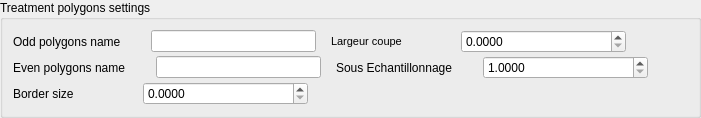
    <widget class="QgsCollapsibleGroupBox" name="mGroupBox_2">
     <property name="sizePolicy">
      <sizepolicy hsizetype="MinimumExpanding" vsizetype="Fixed">
       <horstretch>0</horstretch>
       <verstretch>0</verstretch>
      </sizepolicy>
     </property>
     <property name="minimumSize">
      <size>
       <width>0</width>
       <height>0</height>
      </size>
     </property>
     <property name="maximumSize">
      <size>
       <width>16777215</width>
       <height>16777215</height>
      </size>
     </property>
     <property name="title">
      <string>Treatment polygons settings</string>
     </property>
     <layout class="QVBoxLayout" name="verticalLayout_2">
      <property name="spacing">
       <number>5</number>
      </property>
      <property name="leftMargin">
       <number>10</number>
      </property>
      <property name="topMargin">
       <number>10</number>
      </property>
      <property name="rightMargin">
       <number>10</number>
      </property>
      <property name="bottomMargin">
       <number>10</number>
      </property>
      <item>
       <layout class="QVBoxLayout" name="verticalLayout_5">
        <property name="spacing">
         <number>3</number>
        </property>
        <item>
         <layout class="QHBoxLayout" name="horizontalLayout_14">
          <property name="spacing">
           <number>0</number>
          </property>
          <item>
           <widget class="QLabel" name="oddPolygonsLabel">
            <property name="minimumSize">
             <size>
              <width>100</width>
              <height>0</height>
             </size>
            </property>
            <property name="styleSheet">
             <string notr="true">font: 8pt &quot;MS Shell Dlg 2&quot;;</string>
            </property>
            <property name="text">
             <string>Odd polygons name</string>
            </property>
           </widget>
          </item>
          <item>
           <spacer name="horizontalSpacer_11">
            <property name="orientation">
             <enum>Qt::Horizontal</enum>
            </property>
            <property name="sizeType">
             <enum>QSizePolicy::Fixed</enum>
            </property>
            <property name="sizeHint" stdset="0">
             <size>
              <width>30</width>
              <height>20</height>
             </size>
            </property>
           </spacer>
          </item>
          <item>
           <widget class="QLineEdit" name="oddPolygonsNameLineEdit">
            <property name="sizePolicy">
             <sizepolicy hsizetype="Minimum" vsizetype="Fixed">
              <horstretch>0</horstretch>
              <verstretch>0</verstretch>
             </sizepolicy>
            </property>
            <property name="minimumSize">
             <size>
              <width>165</width>
              <height>18</height>
             </size>
            </property>
            <property name="styleSheet">
             <string notr="true">font: 8pt &quot;MS Shell Dlg 2&quot;;</string>
            </property>
           </widget>
          </item>
          <item>
           <spacer name="horizontalSpacer_22">
            <property name="orientation">
             <enum>Qt::Horizontal</enum>
            </property>
            <property name="sizeType">
             <enum>QSizePolicy::Fixed</enum>
            </property>
            <property name="sizeHint" stdset="0">
             <size>
              <width>15</width>
              <height>20</height>
             </size>
            </property>
           </spacer>
          </item>
          <item>
           <widget class="QLabel" name="sortingLabel_6">
            <property name="sizePolicy">
             <sizepolicy hsizetype="Preferred" vsizetype="Preferred">
              <horstretch>0</horstretch>
              <verstretch>0</verstretch>
             </sizepolicy>
            </property>
            <property name="minimumSize">
             <size>
              <width>100</width>
              <height>0</height>
             </size>
            </property>
            <property name="font">
             <font>
              <family>MS Shell Dlg 2</family>
              <pointsize>8</pointsize>
              <weight>50</weight>
              <italic>false</italic>
              <bold>false</bold>
             </font>
            </property>
            <property name="styleSheet">
             <string notr="true">font: 8pt &quot;MS Shell Dlg 2&quot;</string>
            </property>
            <property name="text">
             <string>Largeur coupe</string>
            </property>
           </widget>
          </item>
          <item>
           <spacer name="horizontalSpacer_23">
            <property name="orientation">
             <enum>Qt::Horizontal</enum>
            </property>
            <property name="sizeType">
             <enum>QSizePolicy::Fixed</enum>
            </property>
            <property name="sizeHint" stdset="0">
             <size>
              <width>30</width>
              <height>20</height>
             </size>
            </property>
           </spacer>
          </item>
          <item>
           <widget class="QDoubleSpinBox" name="largeurCoupeSpinBox">
            <property name="minimumSize">
             <size>
              <width>165</width>
              <height>18</height>
             </size>
            </property>
            <property name="styleSheet">
             <string notr="true">font: 8pt &quot;MS Shell Dlg 2&quot;</string>
            </property>
            <property name="decimals">
             <number>4</number>
            </property>
           </widget>
          </item>
          <item>
           <spacer name="horizontalSpacer_12">
            <property name="orientation">
             <enum>Qt::Horizontal</enum>
            </property>
            <property name="sizeHint" stdset="0">
             <size>
              <width>40</width>
              <height>20</height>
             </size>
            </property>
           </spacer>
          </item>
         </layout>
        </item>
        <item>
         <layout class="QHBoxLayout" name="horizontalLayout_12">
          <property name="spacing">
           <number>0</number>
          </property>
          <item>
           <widget class="QLabel" name="evenPolygonsLabel">
            <property name="minimumSize">
             <size>
              <width>100</width>
              <height>0</height>
             </size>
            </property>
            <property name="styleSheet">
             <string notr="true">font: 8pt &quot;MS Shell Dlg 2&quot;;</string>
            </property>
            <property name="text">
             <string>Even polygons name</string>
            </property>
           </widget>
          </item>
          <item>
           <spacer name="horizontalSpacer_13">
            <property name="orientation">
             <enum>Qt::Horizontal</enum>
            </property>
            <property name="sizeType">
             <enum>QSizePolicy::Fixed</enum>
            </property>
            <property name="sizeHint" stdset="0">
             <size>
              <width>30</width>
              <height>20</height>
             </size>
            </property>
           </spacer>
          </item>
          <item>
           <widget class="QLineEdit" name="evenPolygonsNameLineEdit">
            <property name="sizePolicy">
             <sizepolicy hsizetype="Minimum" vsizetype="Fixed">
              <horstretch>0</horstretch>
              <verstretch>0</verstretch>
             </sizepolicy>
            </property>
            <property name="minimumSize">
             <size>
              <width>165</width>
              <height>18</height>
             </size>
            </property>
            <property name="styleSheet">
             <string notr="true">font: 8pt &quot;MS Shell Dlg 2&quot;;</string>
            </property>
           </widget>
          </item>
          <item>
           <spacer name="horizontalSpacer_24">
            <property name="orientation">
             <enum>Qt::Horizontal</enum>
            </property>
            <property name="sizeType">
             <enum>QSizePolicy::Fixed</enum>
            </property>
            <property name="sizeHint" stdset="0">
             <size>
              <width>15</width>
              <height>20</height>
             </size>
            </property>
           </spacer>
          </item>
          <item>
           <widget class="QLabel" name="label_3">
            <property name="sizePolicy">
             <sizepolicy hsizetype="Preferred" vsizetype="Preferred">
              <horstretch>0</horstretch>
              <verstretch>0</verstretch>
             </sizepolicy>
            </property>
            <property name="minimumSize">
             <size>
              <width>100</width>
              <height>0</height>
             </size>
            </property>
            <property name="styleSheet">
             <string notr="true">font: 8pt &quot;MS Shell Dlg 2&quot;</string>
            </property>
            <property name="text">
             <string>Sous Echantillonnage</string>
            </property>
           </widget>
          </item>
          <item>
           <spacer name="horizontalSpacer_21">
            <property name="orientation">
             <enum>Qt::Horizontal</enum>
            </property>
            <property name="sizeType">
             <enum>QSizePolicy::Fixed</enum>
            </property>
            <property name="sizeHint" stdset="0">
             <size>
              <width>30</width>
              <height>20</height>
             </size>
            </property>
           </spacer>
          </item>
          <item>
           <widget class="QDoubleSpinBox" name="sousEchantillonnageSpinBox">
            <property name="minimumSize">
             <size>
              <width>165</width>
              <height>18</height>
             </size>
            </property>
            <property name="styleSheet">
             <string notr="true">font: 8pt &quot;MS Shell Dlg 2&quot;</string>
            </property>
            <property name="decimals">
             <number>4</number>
            </property>
            <property name="minimum">
             <double>1.000000000000000</double>
            </property>
           </widget>
          </item>
          <item>
           <spacer name="horizontalSpacer_14">
            <property name="orientation">
             <enum>Qt::Horizontal</enum>
            </property>
            <property name="sizeHint" stdset="0">
             <size>
              <width>40</width>
              <height>20</height>
             </size>
            </property>
           </spacer>
          </item>
         </layout>
        </item>
        <item>
         <layout class="QHBoxLayout" name="horizontalLayout">
          <property name="spacing">
           <number>0</number>
          </property>
          <item>
           <widget class="QLabel" name="evenPolygonsLabel_2">
            <property name="minimumSize">
             <size>
              <width>100</width>
              <height>0</height>
             </size>
            </property>
            <property name="styleSheet">
             <string notr="true">font: 8pt &quot;MS Shell Dlg 2&quot;;</string>
            </property>
            <property name="text">
             <string>Border size</string>
            </property>
           </widget>
          </item>
          <item>
           <spacer name="horizontalSpacer_31">
            <property name="orientation">
             <enum>Qt::Horizontal</enum>
            </property>
            <property name="sizeType">
             <enum>QSizePolicy::Fixed</enum>
            </property>
            <property name="sizeHint" stdset="0">
             <size>
              <width>30</width>
              <height>20</height>
             </size>
            </property>
           </spacer>
          </item>
          <item>
           <widget class="QDoubleSpinBox" name="sizeBorderSpinBox">
            <property name="minimumSize">
             <size>
              <width>165</width>
              <height>18</height>
             </size>
            </property>
            <property name="styleSheet">
             <string notr="true">font: 8pt &quot;MS Shell Dlg 2&quot;</string>
            </property>
            <property name="decimals">
             <number>4</number>
            </property>
            <property name="minimum">
             <double>0.000000000000000</double>
            </property>
            <property name="maximum">
             <double>1000.000000000000000</double>
            </property>
            <property name="value">
             <double>0.000000000000000</double>
            </property>
           </widget>
          </item>
          <item>
           <spacer name="horizontalSpacer_32">
            <property name="orientation">
             <enum>Qt::Horizontal</enum>
            </property>
            <property name="sizeHint" stdset="0">
             <size>
              <width>40</width>
              <height>20</height>
             </size>
            </property>
           </spacer>
          </item>
         </layout>
        </item>
       </layout>
      </item>
     </layout>
    </widget>
